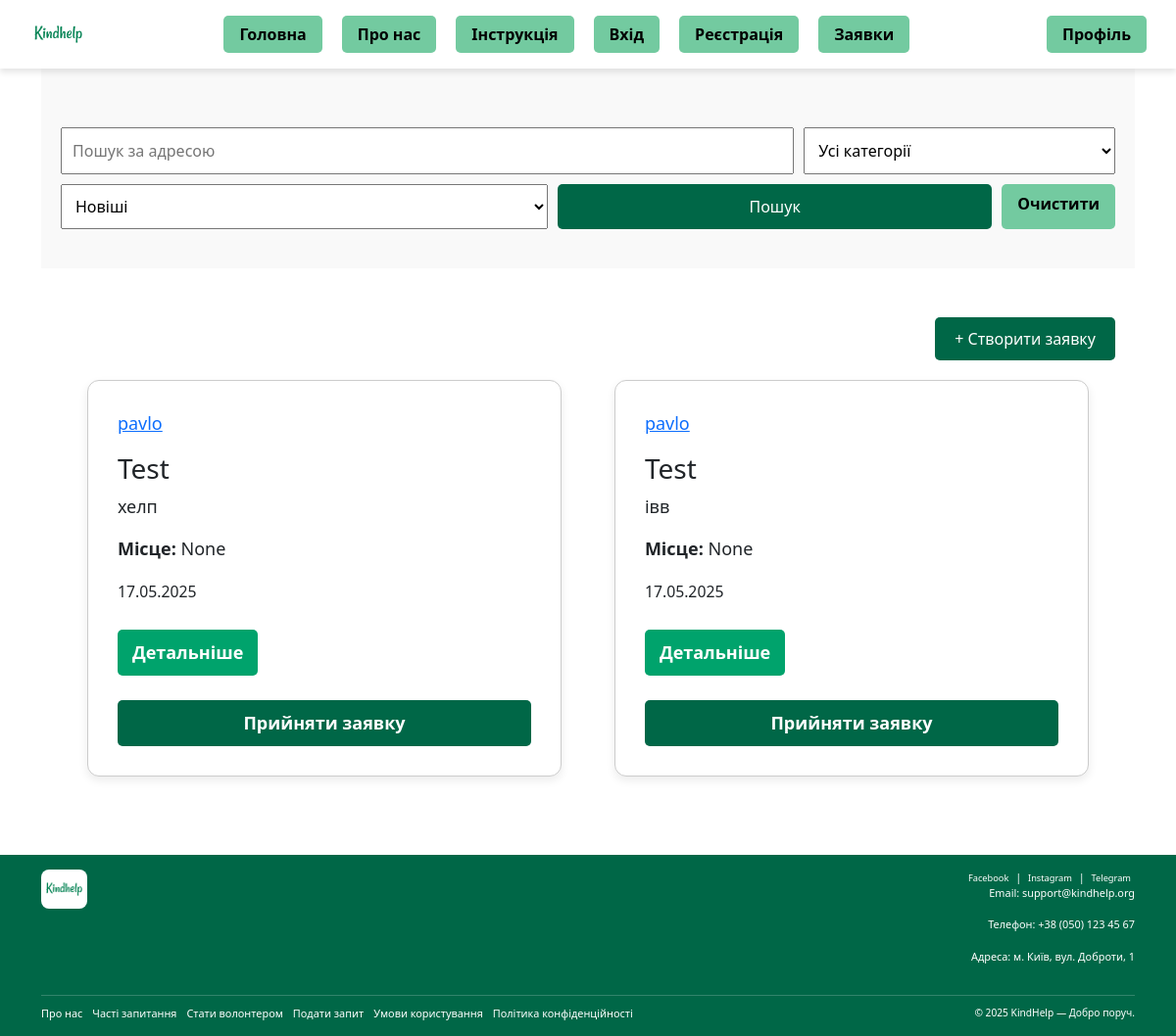
Page /zayavki/ (signed in) on the committed database.
### myapp/models.py (models this page shows, shortened)
class HelpRequest(models.Model):
    CATEGORY_CHOICES = [
        ('medical', 'Медична допомога'),
        ('food', 'Продукти харчування'),
        ('transport', 'Транспорт'),
        ('other', 'Інше'),
    ]
    requester = models.ForeignKey(User, on_delete=models.CASCADE, related_name='help_requests')  # хто відправив
    accepted_by = models.ForeignKey(User, on_delete=models.SET_NULL, null=True, blank=True, related_name='accepted_requests')  # хто прийняв
    title = models.CharField(max_length=200)  # назва
    category = models.CharField(max_length=50, choices=CATEGORY_CHOICES, null=True, blank=True)  # категорія
    description = models.TextField()  # опис
    name = models.CharField(max_length=100)  # ім’я людини, що потребує допомоги
    email = models.EmailField()
    phone = models.CharField(max_length=20)
    address = models.TextField(max_length=255, null=True, blank=True)
    location = models.CharField(max_length=255, blank=True, null=True)
    updated_at = models.DateTimeField(auto_now=True)
    created_at = models.DateTimeField(auto_now_add=True)  # дата і час публікації
    status = models.CharField(
        max_length=20,
        choices=[('pending', 'Очікує'), ('in_progress', 'В процесі'), ('completed', 'Завершено')],
        default='pending'
    )

class User(AbstractUser):
    username = models.CharField(max_length=255)
    fullname = models.CharField(max_length=255)
    email = models.EmailField(unique=True)
    phone = models.CharField(max_length=20, blank=True)
    about = models.TextField(blank=True)
    points_balance = models.IntegerField(default=0)
    avatar = models.ImageField(upload_to='avatars/', null=True, blank=True)
    groups = models.ManyToManyField(
        'auth.Group', related_name='custom_user_groups', blank=True
    )
    user_permissions = models.ManyToManyField(
        'auth.Permission', related_name='custom_user_permissions', blank=True
    )
    USERNAME_FIELD = 'email'
    REQUIRED_FIELDS = ['username', 'fullname']

### myapp/views.py (the view)
# urls.py: path('zayavki/', views.help_requests_list, name='zayavki'),
@login_required
def help_requests_list(request):
    requests = HelpRequest.objects.filter(status='pending')
    search_query = request.GET.get('search', '')
    if search_query:
        requests = requests.filter(address__icontains=search_query)
    category = request.GET.get('category', '')
    if category and category != 'all':
        requests = requests.filter(category=category)
    sort = request.GET.get('sort', '')
    if sort == 'date_asc':
        requests = requests.order_by('created_at')
    elif sort == 'date_desc':
        requests = requests.order_by('-created_at')
    elif sort == 'alpha_asc':
        requests = requests.order_by('title')
    elif sort == 'alpha_desc':
        requests = requests.order_by('-title')
    else:
        requests = requests.order_by('-created_at')  # за замовчуванням
    form = HelpRequestForm()
    return render(request, 'myapp/zayavki.html', {
        'requests': requests,
        'form': form,
        'search_query': search_query,
        'selected_category': category,
        'selected_sort': sort,
    })

### myapp/forms.py
class HelpRequestForm(forms.ModelForm):
    class Meta:
        model = HelpRequest
        fields = ['title', 'category', 'description', 'name', 'email', 'phone', 'address', 'location']
        widgets = {
            'description': forms.Textarea(attrs={'rows': 3}),
            'address': forms.Textarea(attrs={'rows': 2}),
        }

### myapp/templates/myapp/zayavki.html (shortened to what this page needs)
{% load static %}
<!DOCTYPE html>
<html lang="uk">
  <head>
    <link rel="stylesheet" href="../../static/css/zayavki.css" />
    <link href="https://cdn.jsdelivr.net/npm/bootstrap@5.3.3/dist/css/bootstrap.min.css" rel="stylesheet">
  </head>
  <body>
    <header>
      <div class="logo">
        <div class="logo-bg">
          <img src="../../static/img/logo.png" alt="Іконка" />
        </div>
      </div>
      <nav class="navigation">
        <ul>
          <li><a href="{% url 'home' %}">Головна</a></li>
          <li><a href="{% url 'about' %}">Про нас</a></li>
          <li><a href="{%url 'instruction'%}">Інструкція</a></li>
          <li><a href="{%url 'log_in'%}">Вхід</a></li>
          <li><a href="{%url 'sign_up'%}">Реєстрація</a></li>
          <li><a href="{%url 'zayavki'%}">Заявки</a></li>
        </ul>
      </nav>
      <div class="profile">
        <a href="{% url 'profile' %}">Профіль</a>
      </div>
    </header>
    <main>
      <div class="container">
        <div class="application-search-filter">
          <form method="get">
            <div class="search-filter-bar">
              <input type="text" name="search" placeholder="Пошук за адресою" value="{{ search_query }}">
              <select name="category">
                <option value="all" {% if selected_category == 'all' %}selected{% endif %}>Усі категорії</option>
              </select>
              <select name="sort">
                <option value="date_desc" {% if selected_sort == 'date_desc' %}selected{% endif %}>Новіші</option>
              </select>
              <button type="submit">Пошук</button>
              <a href="{% url 'zayavki' %}" class="button-link">Очистити</a>
            </div>
          </form>
        </div>
        <div class="application-list">
          <div class="d-flex justify-content-end">
            <button class="create-button" data-bs-toggle="modal" data-bs-target="#addRequestModal">
              + Створити заявку
            </button>
          </div>
          <div class="application-grid">
            {% for req in requests %}
              <div class="application-card">
                <p><a href="{% url 'user_profile' username=req.requester.username %}">
                    {{ req.requester.username }}
                </a></p>
                <h3>{{ req.title }}</h3>
                <p>{{ req.description|truncatewords:20 }}</p>
                <p><strong>Місце:</strong> {{ req.location }}</p>
                <p><small>{{ req.created_at|date:"d.m.Y" }}</small></p>
                  {% if req.pk %}
                    <button onclick="window.location.href='{% url 'detail_zayavki' pk=req.pk %}'" class="details-button">Детальніше</button>
                  {% else %}
                    <span>Невірна заявка</span>
                  {% endif %}
                {% if request.user.is_authenticated and not req.accepted_by %}
                  <form method="post" action="{% url 'accept_request' req.id %}" class="accept-form">
                    <button type="submit" class="accept-button">Прийняти заявку</button>
                  </form>
                {% endif %}
              </div>
            {% empty %}
              <p>Немає активних заявок.</p>
            {% endfor %}
          </div>
        </div>
      </div>
    </main>
    <footer>
      <div class="container">
        <div class="footer-top">
          <div class="footer-logo">
            <div class="logo-bg">
              <img src="../../static/img/logo.png" alt="Іконка" />
            </div>
          </div>
          <div class="social-contacts">
            <div class="social-links">
              <a href="#">Facebook</a> | <a href="#">Instagram</a> |
              <a href="#">Telegram</a>
            </div>
            <p>Email: support@kindhelp.org</p>
            <p>Телефон: +38 (050) 123 45 67</p>
            <p>Адреса: м. Київ, вул. Доброти, 1</p>
          </div>
        </div>
        <div class="footer-bottom">
          <div class="footer-links">
            <a href="{% url 'about' %}">Про нас</a>
            <a href="{%url 'instruction'%}">Часті запитання</a>
            <a href="{% url 'profile' %}">Стати волонтером</a>
            <a href="{%url 'instruction'%}">Подати запит</a>
            <a href="{%url 'instruction'%}">Умови користування</a>
            <a href="{% url 'about' %}">Політика конфіденційності</a>
          </div>
          <div class="copyright">© 2025 KindHelp — Добро поруч.</div>
        </div>
      </div>
    </footer>
  </body>
</html>

### myapp/static/css/zayavki.css (style rules this page uses)
body { margin: 0; font-family: Arial, sans-serif; background-color: #f4f4f4; }
html, body { height: 100%; margin: 0; display: flex; flex-direction: column; }
main { flex: 1; }
header { background-color: #ffffff; box-shadow: 0 4px 6px rgba(0, 0, 0, 0.1); z-index: 10; position: relative; display: flex; justify-content: space-between; align-items: center; padding: 10px 30px; flex-wrap: wrap; }
header .logo img { height: 40px; }
header .navigation { flex-grow: 1; display: flex; justify-content: center; }
header .navigation ul { list-style: none; display: flex; gap: 20px; padding: 0; margin: 0; }
header .navigation a { background-color: #73caa0; color: black; text-decoration: none; padding: 8px 16px; border-radius: 5px; font-weight: bold; transition: background-color 0.3s; }
header .profile a { background-color: #73caa0; color: black; text-decoration: none; padding: 8px 16px; border-radius: 5px; font-weight: bold; transition: background-color 0.3s; }
.container { max-width: 90%; margin: 0 auto; padding: 0 20px; }
.application-search-filter { padding: 40px 20px; background-color: #f9f9f9; }
.search-filter-bar { display: flex; flex-wrap: wrap; gap: 10px; margin-top: 20px; }
.search-filter-bar input { flex: 1 1 60%; padding: 10px; font-size: 16px; min-width: 300px; }
.search-filter-bar select { flex: 1 1 20%; padding: 10px; font-size: 16px; }
.search-filter-bar button { flex: 1 1 15%; padding: 10px; font-size: 16px; background-color: #00a36c; color: white; border: none; cursor: pointer; border-radius: 5px; }
.application-list { padding: 40px 20px; }
.application-grid { display: flex; flex-wrap: wrap; gap: 5%; justify-content: center; }
.application-card { width: 45%; background-color: #fff; padding: 30px; border: 1px solid #ccc; border-radius: 12px; box-shadow: 0 4px 10px rgba(0, 0, 0, 0.08); font-size: 18px; transition: transform 0.2s ease; margin-bottom: 40px; }
.application-card h3 { margin-top: 0; }
.application-card button { margin-top: 10px; background-color: #00a36c; color: white; border: none; padding: 10px 15px; cursor: pointer; border-radius: 5px; }
.button-link { display: inline-block; background-color: #73caa0; color: black; text-decoration: none; padding: 8px 16px; border-radius: 5px; font-weight: bold; }
.create-button { margin-left: auto; margin-top: 10px; margin-bottom: 20px; padding: 10px 20px; background-color: #006747; color: white; border: none; border-radius: 5px; cursor: pointer; }
button[type="submit"] { padding: 10px 20px; background-color: #006747; color: white; border: none; border-radius: 5px; cursor: pointer; }
.details-button { display: inline-block; background-color: #73caa0; color: black; text-decoration: none; padding: 8px 16px; border-radius: 5px; font-weight: bold; border: none; cursor: pointer; text-align: center; transition: background-color 0.3s; margin-top: 10px; }
.accept-form { margin-top: 15px; }
.accept-button { background-color: #006747; color: white; border: none; padding: 10px 15px; border-radius: 5px; cursor: pointer; font-weight: bold; transition: background-color 0.3s; width: 100%; }
footer { background-color: #006747; color: white; padding: 15px 30px; font-size: 0.85em; }
footer .container { display: flex; flex-direction: column; gap: 15px; }
.footer-top { display: flex; justify-content: space-between; align-items: flex-start; flex-wrap: wrap; }
.footer-logo img { height: 30px; }
.social-contacts { text-align: right; font-size: 0.8em; }
.social-links a { color: #ffffff; text-decoration: none; margin: 0 4px; font-size: 0.85em; }
.footer-bottom { display: flex; justify-content: space-between; align-items: center; flex-wrap: wrap; border-top: 1px solid #ffffff33; padding-top: 10px; }
.footer-links { display: flex; flex-wrap: wrap; gap: 10px; font-size: 0.8em; }
.footer-links a { color: #ffffff; text-decoration: none; font-weight: normal; transition: color 0.3s; }
footer .copyright { font-size: 0.75em; color: #ffffff; }
.logo-bg { background-color: white; padding: 5px; border-radius: 8px; display: inline-block; }
.footer-logo img, .logo img { height: 30px; }

### rows in the picture
HelpRequest: requester.username "pavlo", title "Test", description "хелп", location "None", created_at "17.05.2025", shows "Детальніше", shows "Прийняти заявку"
HelpRequest: requester.username "pavlo", title "Test", description "івв", location "None", created_at "17.05.2025", shows "Детальніше", shows "Прийняти заявку"
